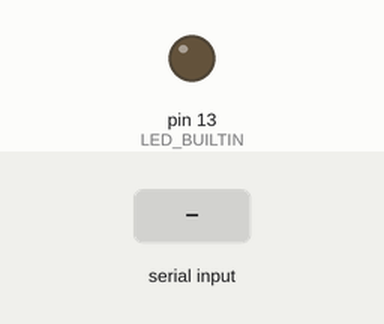
This sketch was run on a simulated Arduino Uno, built with avr-gcc and run on an emulated ATmega328P. Parts: output pins drawn as LEDs (lit = HIGH). Inputs (shaded band) come from the test bench.

Above: at 1.2 s.
1.3 s: "K" received over Serial
At 1.6 s:
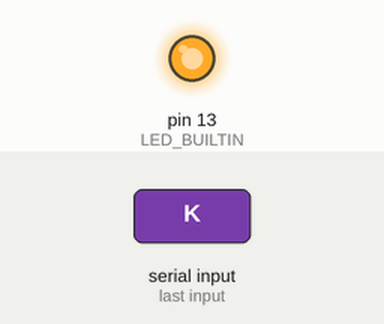
2.8 s: "G" received over Serial
At 4.0 s:
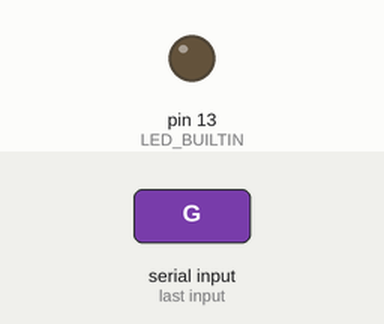
Timing chart, 0 to 5.8 s (numbered marks = the images above; inputs shaded):
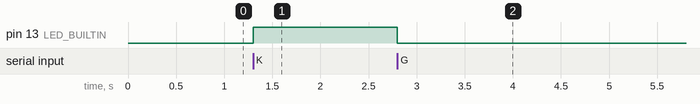

The sketch:

d.ino
```cpp
int inByte;
void setup()
{
  Serial.begin(9600);
  pinMode(LED_BUILTIN,OUTPUT);
}
void loop()
{
  if(Serial.available()>0)//判断是否有数据
  {
    inByte=Serial.read();
    if(inByte=='K')
    {
      digitalWrite(LED_BUILTIN,HIGH);
    }
    if(inByte=='G')
    {
      digitalWrite(LED_BUILTIN,LOW);
    }
  }
}
```

Measured:
- after the input at 1.3 s, pin 13 (LED_BUILTIN): LOW → HIGH at once
- after the input at 2.8 s, pin 13 (LED_BUILTIN): HIGH → LOW at once
